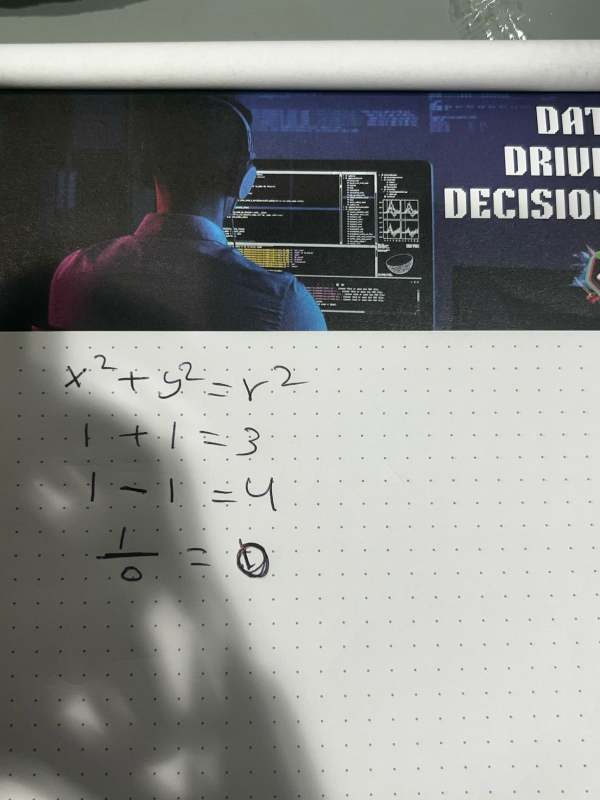
#> input picture math_homework.jpg, 1200 x 1600 px (shown at 1/2 size)
$ python test_localization.py
#> lines starting #> are read from the running program, lines starting #| are printed output that depends on the picture; after the words box and inside, x2 and y2 are one past the last pixel; in counts of white or black regions, pixels touching at a corner belong together
### math_analyzer/advanced_localization.py
"""
Advanced localization module for precisely identifying and positioning math errors in handwritten work
Specifically designed to handle messy children's handwriting and provide accurate bounding boxes
"""

import cv2
import numpy as np
import math
import os
from pathlib import Path
from collections import defaultdict
from sklearn.cluster import DBSCAN
from scipy import ndimage

class AdvancedMathLocalization:
    """
    Advanced system for localizing and identifying handwritten math work,
    with specific focus on messy children's handwriting
    """

    def __init__(self):
        """Initialize the advanced localization system"""
        # Constants for detection
        self.MIN_CONTOUR_AREA = 50  # Minimum area to consider as meaningful content
        self.LINE_DISTANCE_FACTOR = 1.5  # Factor for determining line spacing
        self.CHAR_DISTANCE_FACTOR = 0.8  # Factor for character spacing
        self.EQUATION_CONFIDENCE_THRESHOLD = 0.6  # Minimum confidence for equation detection

        # Store detected components
        self.detected_lines = []
        self.detected_equations = []
        self.detected_symbols = []
        self.connected_components = []

        # Store processing results
        self.debug_images = {}

    def process_image(self, image_path, debug=False):
        """
        Process an image to detect and localize math content

        Args:
            image_path: Path to the image
            debug: Whether to save debug visualization images

        Returns:
            Structured data about detected math content including precise coordinates
        """
#> called with image_path = 'math_homework.jpg', debug = True
        # Load image
        if isinstance(image_path, str):
            image = cv2.imread(image_path)
#> image is the input picture: shape (1600, 1200, 3); mean B, G, R 138.3, 140.2, 138.5
        else:
            image = image_path

        if image is None:
            raise ValueError(f"Failed to load image: {image_path}")

        # Store original image
        self.original_image = image.copy()

        # Preprocess image
        preprocessed = self._preprocess_image(image)

        # Detect content structure
        self._detect_content_structure(preprocessed)

        # Extract equations based on structure
        equations = self._extract_equations(preprocessed)

        # Analyze each equation
        equation_data = self._analyze_equations(equations, image)

        # Create debug visualizations if requested
        if debug:
            self._create_debug_visualizations(image_path)

        return {
            "equations": equation_data,
            "structure": {
                "line_count": len(self.detected_lines),
                "equation_count": len(self.detected_equations),
                "symbol_count": len(self.detected_symbols)
            }
        }

    def _preprocess_image(self, image):
        """
        Preprocess image for better contour detection
        Specifically tuned for handwritten content on paper
        """
        # Convert to grayscale
        gray = cv2.cvtColor(image, cv2.COLOR_BGR2GRAY)
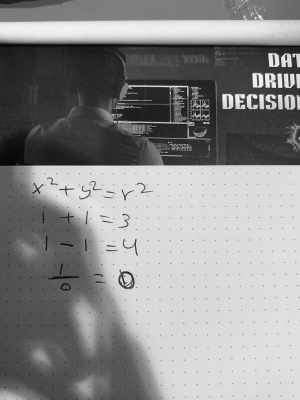
#> gray: shape (1600, 1200) (shown at 1/4 size); min 1, max 255, mean 139.5

        # Apply adaptive thresholding to handle varying illumination
        binary = cv2.adaptiveThreshold(
            gray, 255, cv2.ADAPTIVE_THRESH_GAUSSIAN_C,
            cv2.THRESH_BINARY_INV, 11, 2
        )
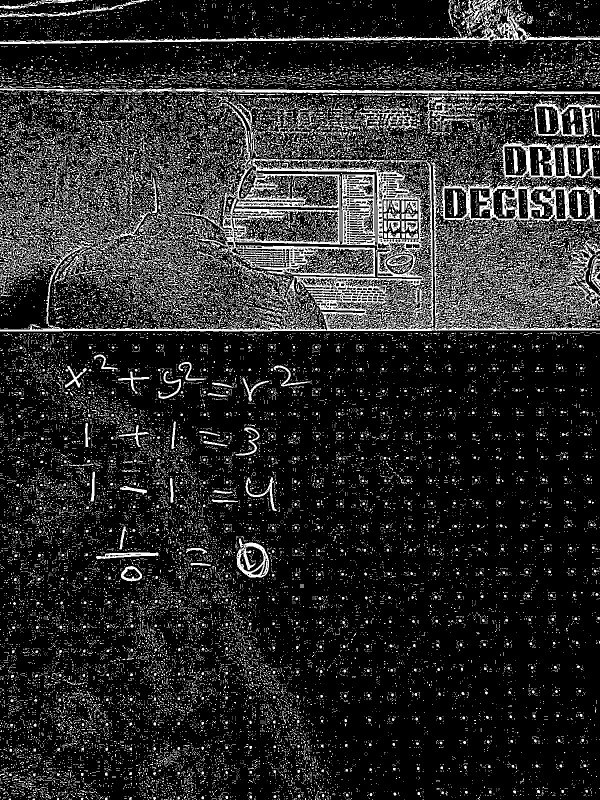
#> binary: shape (1600, 1200) (shown at 1/2 size); 16.6% white in thin lines or dots

        # Remove noise
        kernel = np.ones((2, 2), np.uint8)
        opening = cv2.morphologyEx(binary, cv2.MORPH_OPEN, kernel, iterations=1)
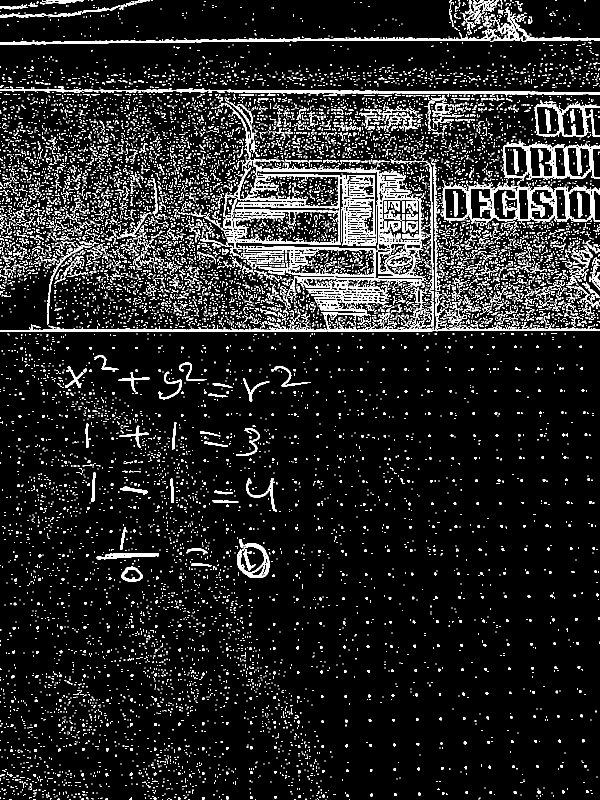
#> opening: shape (1600, 1200) (shown at 1/2 size); 10.8% white; 13904 white regions (12553 under 20 px), largest, box (x1, y1, x2, y2) and area: (458, 217, 855, 610) 14951, (881, 367, 1200, 448) 7626, (0, 20, 1040, 89) 5710

        # Dilate slightly to connect broken character parts
        dilation = cv2.dilate(opening, kernel, iterations=1)
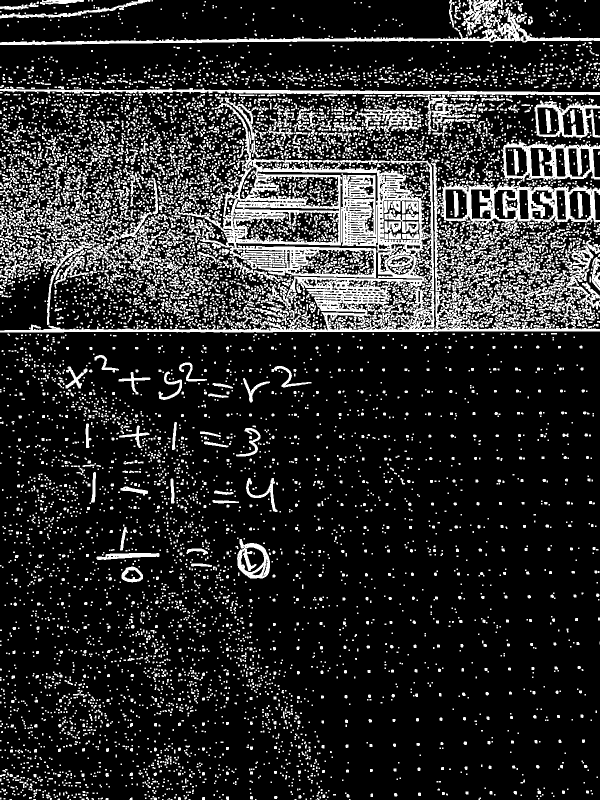
#> dilation: shape (1600, 1200) (shown at 1/2 size); 17.6% white; 9102 white regions (6395 under 20 px)

        self.debug_images['preprocessed'] = dilation
        return dilation

    def _detect_content_structure(self, preprocessed):
        """
        Detect the structure of handwritten content: lines, equations, symbols
        Uses advanced techniques to handle messy writing and varying styles
        """
        # Find all contours
        contours, _ = cv2.findContours(
            preprocessed, cv2.RETR_EXTERNAL, cv2.CHAIN_APPROX_SIMPLE
        )
#> contours = 8758 contours, 7223 with area under 20; largest, box (x1, y1, x2, y2) and area: (0, 206, 1200, 665) 103140, (879, 364, 1200, 472) 21044, (1002, 283, 1200, 363) 11990, (0, 20, 1200, 90) 8325, (1069, 201, 1200, 276) 6820

        # Filter out noise (too small components)
        valid_contours = [c for c in contours if cv2.contourArea(c) > self.MIN_CONTOUR_AREA]
#> valid_contours = 353 contours; largest, box (x1, y1, x2, y2) and area: (0, 206, 1200, 665) 103140, (879, 364, 1200, 472) 21044, (1002, 283, 1200, 363) 11990, (0, 20, 1200, 90) 8325, (1069, 201, 1200, 276) 6820

        # Extract bounding boxes
        all_boxes = []
        for contour in valid_contours:
            x, y, w, h = cv2.boundingRect(contour)
            all_boxes.append((x, y, w, h, contour))
#> this loop made 353 passes
#> (x, y, w, h) on passes 1 to 3: (243, 1133, 43, 32), (382, 1127, 42, 7), (193, 1106, 126, 14)
#> after the loop, all_boxes = 353 items

        # Group into horizontal lines using y-coordinate clustering
        y_centers = np.array([[y + h/2] for x, y, w, h, _ in all_boxes])
#> y_centers = 353 values, max 1149 at index 0, min 5 at index 352, mean 483.8

        # Use DBSCAN clustering to group by Y-coordinate (handles varying line heights)
        # Automatically determine eps based on image height
        eps = self.original_image.shape[0] * 0.03  # 3% of image height
        clustering = DBSCAN(eps=eps, min_samples=1).fit(y_centers)

        # Group boxes by line
        lines = defaultdict(list)
        for i, (x, y, w, h, contour) in enumerate(all_boxes):
            lines[clustering.labels_[i]].append((x, y, w, h, contour))

        # Sort lines by y-coordinate
        self.detected_lines = []
        for label in sorted(lines.keys()):
            line_boxes = lines[label]

            # Sort boxes within line by x-coordinate (left to right)
            line_boxes.sort(key=lambda box: box[0])

            # Calculate line metrics
            y_values = [box[1] for box in line_boxes]
            line_top = min(y_values)
            line_bottom = max([box[1] + box[3] for box in line_boxes])

            # Store line data
            self.detected_lines.append({
                "top": line_top,
                "bottom": line_bottom,
                "height": line_bottom - line_top,
                "boxes": line_boxes
            })

        # Merge components into connected character groups
        self._merge_connected_components(all_boxes)

        # Store contours for visualization
        self.debug_images['structure'] = self.original_image.copy()
        for line in self.detected_lines:
            for x, y, w, h, _ in line["boxes"]:
                cv2.rectangle(self.debug_images['structure'], (x, y), (x+w, y+h), (0, 255, 0), 1)

    def _merge_connected_components(self, all_boxes):
        """
        Merge contours that likely belong to the same character or symbol
        Critical for accurate character segmentation in messy handwriting
        """
        self.connected_components = []

        # Extract just the bounding boxes
        boxes = [(x, y, w, h) for x, y, w, h, _ in all_boxes]
#> boxes = 353 items, first 6: (243, 1133, 43, 32), (382, 1127, 42, 7), (193, 1106, 126, 14), (373, 1097, 43, 13), (474, 1078, 66, 79), (240, 1054, 16, 47)

        # Group near components
        grouped = []
        remaining = set(range(len(boxes)))
#> remaining = 353 items

        while remaining:
            # Get a seed box
            idx = next(iter(remaining))
            group = {idx}
            remaining.remove(idx)

            # Find connected components
            x1, y1, w1, h1 = boxes[idx]
            changed = True

            while changed:
                changed = False
                for i in list(remaining):
                    x2, y2, w2, h2 = boxes[i]

                    # Check if boxes are close enough to be the same character
                    # Use smaller of the two heights as threshold distance
                    threshold = min(h1, h2) * self.CHAR_DISTANCE_FACTOR

                    if (abs((x1 + w1/2) - (x2 + w2/2)) < threshold and
                        abs((y1 + h1/2) - (y2 + h2/2)) < threshold):
                        group.add(i)
                        remaining.remove(i)
                        changed = True

            # Store the group
            grouped.append([all_boxes[i] for i in group])
#> this loop made 322 passes
#> (idx, x1, y1, w1, h1) on passes 1 to 3: (0, 243, 1133, 43, 32), (1, 382, 1127, 42, 7), (2, 193, 1106, 126, 14)
#> after the loop, grouped = 322 items; remaining = 0 items

        # Merge each group into a single component
        for group in grouped:
            if not group:
                continue

            # Calculate enclosing rect for the group
            contours = [cont for _, _, _, _, cont in group]
            all_points = np.vstack([c.reshape(-1, 2) for c in contours])
            x, y, w, h = cv2.boundingRect(all_points)

            self.connected_components.append((x, y, w, h, all_points))
#> this loop made 322 passes

    def _extract_equations(self, preprocessed):
        """
        Extract equations from the detected lines
        Uses heuristics to handle equals signs and multi-part equations
        """
        self.detected_equations = []

        # Process each detected line
        for line_idx, line in enumerate(self.detected_lines):
            boxes = line["boxes"]

            # Skip lines with too few elements (likely not equations)
            if len(boxes) < 3:  # Need at least left side, equals sign, right side
                continue

            # Check for equals sign within the line
            equals_candidates = []
            for i, (x, y, w, h, _) in enumerate(boxes):
                # Check aspect ratio and size typical for equals sign
                aspect_ratio = w / max(h, 1)

                # Equals signs tend to have aspect ratio > 1 and be relatively small
                if 1.5 < aspect_ratio < 4.0:
                    # Extract the region of the potential equals sign
                    roi = preprocessed[y:y+h, x:x+w]

                    # Check horizontal projection profile for two peaks
                    if self._check_equals_sign_profile(roi):
                        equals_candidates.append((i, x, y, w, h))

            # If no equals sign found, this may not be an equation
            if not equals_candidates:
                continue

            # Extract equations based on equals signs
            for eq_idx, (equals_idx, eq_x, eq_y, eq_w, eq_h) in enumerate(equals_candidates):
                # Get elements before equals sign (left side)
                left_side = boxes[:equals_idx]

                # Get elements after equals sign (right side)
                right_side = boxes[equals_idx+1:]

                # If we have both sides, consider it an equation
                if left_side and right_side:
                    # Calculate equation bounding box with enhanced precision
                    # Use padding to ensure the full equation is captured
                    left_x = max(0, min([x for x, _, _, _, _ in left_side]) - 5)
                    right_x = min(preprocessed.shape[1], max([x + w for x, _, w, _, _ in right_side]) + 5)

                    # Get the vertical bounds with improved padding for superscripts and subscripts
                    all_components = left_side + [(eq_x, eq_y, eq_w, eq_h, 0)] + right_side
                    top_y = max(0, min([y for _, y, _, _, _ in all_components]) - 8)
                    bottom_y = min(preprocessed.shape[0], max([y + h for _, y, _, h, _ in all_components]) + 8)

                    # Calculate the centroid of the equation to help with alignment
                    total_area = sum([w * h for _, _, w, h, _ in all_components])
                    centroid_x = sum([x * w * h for x, _, w, h, _ in all_components]) / total_area
                    centroid_y = sum([y * w * h for _, y, w, h, _ in all_components]) / total_area

                    # Store equation data with enhanced bounding box
                    equation = {
                        "line_index": line_idx,
                        "bounding_box": (left_x, top_y, right_x - left_x, bottom_y - top_y),
                        "centroid": (centroid_x, centroid_y),
                        "equals_sign": (eq_x, eq_y, eq_w, eq_h),
                        "left_side": left_side,
                        "right_side": right_side
                    }

                    self.detected_equations.append(equation)

        # Apply advanced post-processing to refine equation boxes
        self._refine_equation_bounding_boxes(preprocessed)

        return self.detected_equations

    def _refine_equation_bounding_boxes(self, preprocessed):
        """
        Apply advanced post-processing to refine and adjust equation bounding boxes
        Ensures boxes accurately enclose the full equation with appropriate padding
        """
        if not self.detected_equations:
            return

        refined_equations = []

        for equation in self.detected_equations:
            x, y, w, h = equation["bounding_box"]

            # Extract the region containing the equation
            roi = preprocessed[y:y+h, x:x+w]
            if roi.size == 0:
                refined_equations.append(equation)
                continue

            # Find contours within the ROI to refine the box
            contours, _ = cv2.findContours(roi, cv2.RETR_EXTERNAL, cv2.CHAIN_APPROX_SIMPLE)

            if not contours:
                refined_equations.append(equation)
                continue

            # Create mask from contours
            mask = np.zeros_like(roi)
            for cnt in contours:
                cv2.drawContours(mask, [cnt], -1, 255, -1)

            # Remove small noise contours
            kernel = np.ones((3, 3), np.uint8)
            mask = cv2.morphologyEx(mask, cv2.MORPH_OPEN, kernel)

            # Find refined bounds from mask
            non_zero_points = cv2.findNonZero(mask)
            if non_zero_points is None:
                refined_equations.append(equation)
                continue

            x_min, y_min, box_w, box_h = cv2.boundingRect(non_zero_points)

            # Add padding to ensure full coverage of the equation
            padding_x = int(box_w * 0.05) + 3  # 5% of width plus fixed padding
            padding_y = int(box_h * 0.1) + 5   # 10% of height plus fixed padding

            # Update the bounding box with refined coordinates
            refined_x = max(0, x + x_min - padding_x)
            refined_y = max(0, y + y_min - padding_y)
            refined_w = min(preprocessed.shape[1] - refined_x, box_w + 2 * padding_x)
            refined_h = min(preprocessed.shape[0] - refined_y, box_h + 2 * padding_y)

            # Ensure the refined box still contains the equals sign
            eq_x, eq_y, eq_w, eq_h = equation["equals_sign"]
            if (eq_x < refined_x or eq_x + eq_w > refined_x + refined_w or
                eq_y < refined_y or eq_y + eq_h > refined_y + refined_h):
                # If equals sign is outside, use the original box
                refined_equations.append(equation)
                continue

            # Update equation with refined bounding box
            refined_equation = equation.copy()
            refined_equation["bounding_box"] = (refined_x, refined_y, refined_w, refined_h)
            refined_equation["refined"] = True

            refined_equations.append(refined_equation)
#> this loop made 27 passes
#> pass 1, in _refine_equation_bounding_boxes, `roi = preprocessed[y:y+h, x:x+w]`:
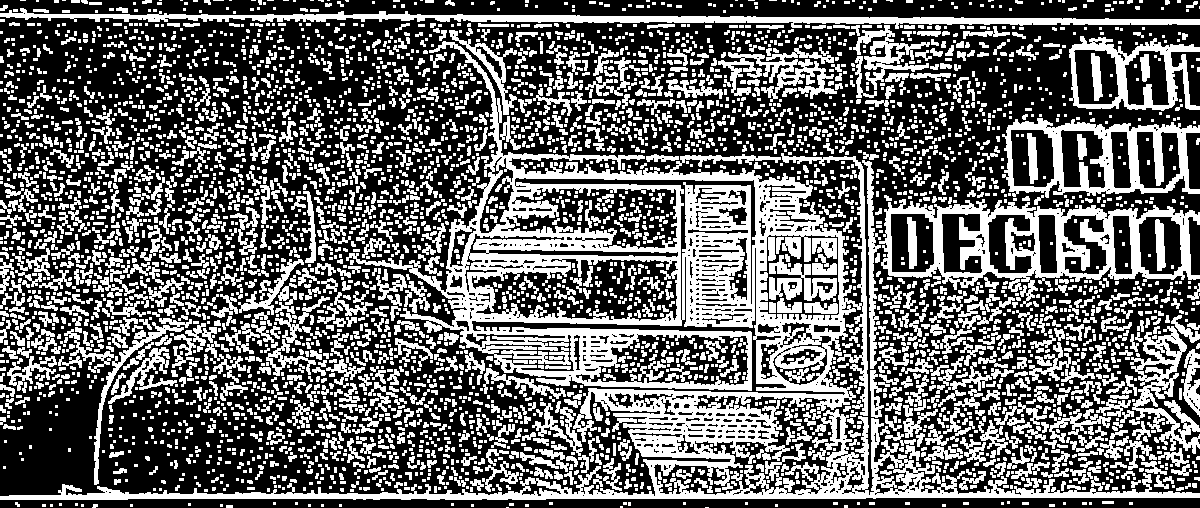
#> roi: shape (508, 1200); 40.3% white; 4742 white regions (2906 under 20 px), largest, box (x1, y1, x2, y2) and area: (0, 41, 1200, 500) 67364, (879, 199, 1200, 307) 10517, (0, 8, 1200, 29) 7391
#> (the rest of the program and of its run is left out)
